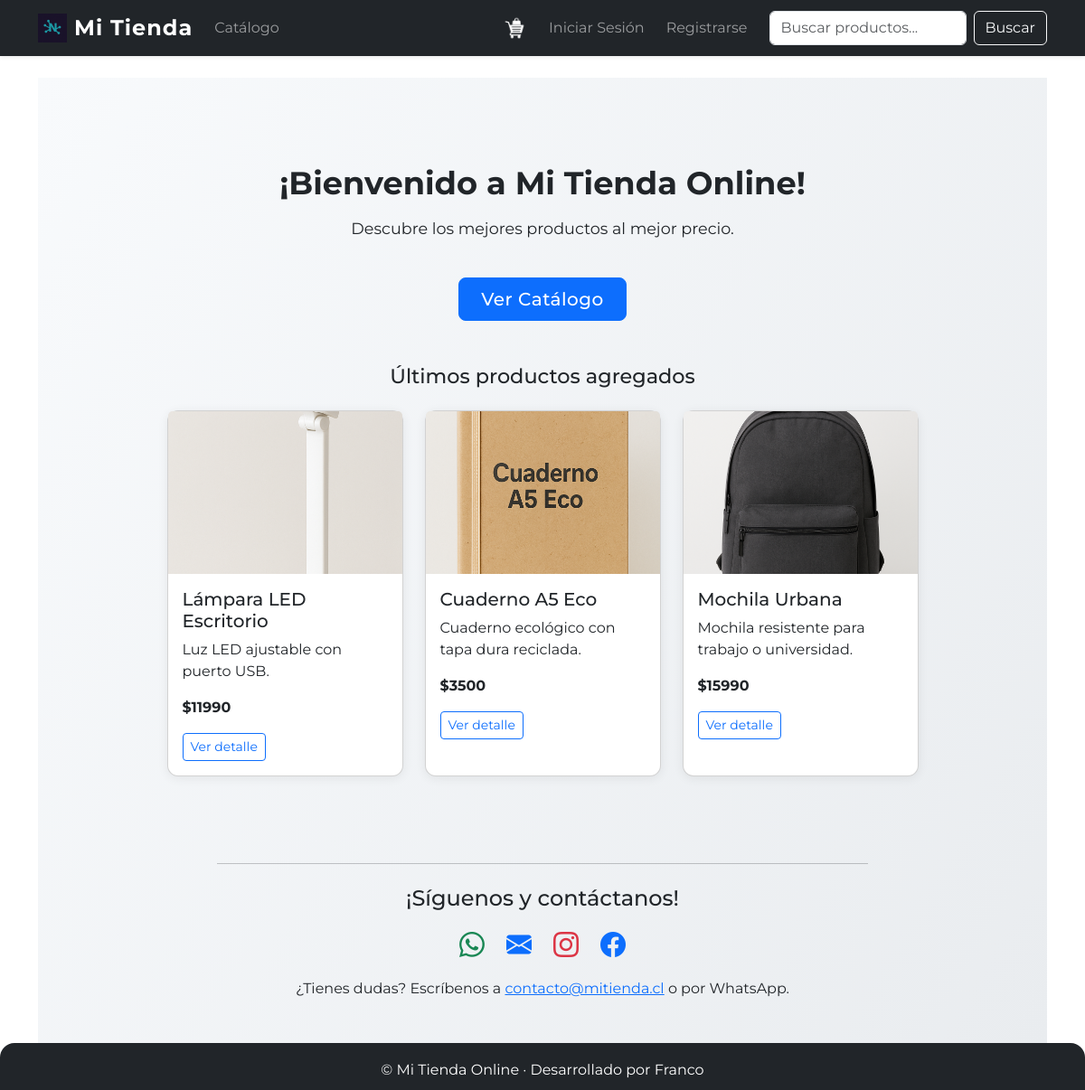
The page / on the database its author committed.
### tienda/models.py (models this page shows, shortened)
class Producto(models.Model):
    nombre = models.CharField(max_length=100)
    descripcion = models.TextField()
    precio = models.DecimalField(max_digits=10, decimal_places=2)
    imagen = models.ImageField(upload_to='productos/')
    stock = models.PositiveIntegerField(default=0)
    disponible = models.BooleanField(default=True)
    fecha_creacion = models.DateTimeField(auto_now_add=True)

### tienda/views.py (the view)
# urls.py: 2. Add a URL to urlpatterns:  path('', views.home, name='home')
def home(request):
    productos = Producto.objects.filter(disponible=True).order_by('-fecha_creacion')[:3]
    return render(request, 'tienda/home.html', {'productos': productos})

### tienda/context_processors.py (called while the page is built)
def carrito(request):
    if request.user.is_authenticated:
        carrito, _ = Carrito.objects.get_or_create(usuario=request.user)
        return {'carrito': carrito}
    else:
        carrito_id = request.session.get('carrito_id')
        if carrito_id:
            carrito = Carrito.objects.filter(id=carrito_id, usuario__isnull=True).first()
            if carrito:
                return {'carrito': carrito}
        return {'carrito': None}

### templates/tienda/home.html (shortened to what this page needs)
{% extends 'base.html' %}
{% load humanize %}
{% block content %}
<div class="home-bg py-5">
    <div class="text-center my-5">
        <h1 class="fw-bold mb-3" style="font-size:2.2rem;">¡Bienvenido a Mi Tienda Online!</h1>
        <p class="mb-4" style="font-size:1.1rem;">Descubre los mejores productos al mejor precio.</p>
        <a href="{% url 'catalogo' %}" class="btn btn-primary btn-lg mt-3 px-4 py-2">Ver Catálogo</a>
    </div>
    {% if productos %}
    <h3 class="text-center mb-4" style="font-size:1.4rem;">Últimos productos agregados</h3>
    <div class="row justify-content-center">
        {% for producto in productos %}
        <div class="col-md-3 mb-4">
            <div class="card h-100 catalogo-card">
                {% if producto.imagen %}
                <img src="{{ producto.imagen.url }}" class="card-img-top catalogo-img" alt="{{ producto.nombre }}" style="height:180px; object-fit:cover;">
                {% endif %}
                <div class="card-body">
                    <h5 class="card-title">{{ producto.nombre }}</h5>
                    <p class="card-text">{{ producto.descripcion|truncatechars:60 }}</p>
                    <p class="card-text"><strong>${{ producto.precio|floatformat:0 }}</strong></p>
                    <a href="{% url 'producto_detail' producto.pk %}" class="btn btn-outline-primary btn-sm">Ver detalle</a>
                </div>
            </div>
        </div>
        {% endfor %}
    </div>
    {% endif %}
    <div class="container mt-5">
        <div class="row justify-content-center">
            <div class="col-md-8 text-center">
                <hr class="my-4">
                <h4 class="mb-3">¡Síguenos y contáctanos!</h4>
                <div class="d-flex justify-content-center gap-4 mb-3">
                    <a href="https://wa.me/56912345678" target="_blank" class="text-success fs-3" title="WhatsApp"><i class="bi bi-whatsapp"></i></a>
                    <a href="mailto:contacto@mitienda.cl" class="text-primary fs-3" title="Correo"><i class="bi bi-envelope-fill"></i></a>
                    <a href="https://instagram.com/mitienda" target="_blank" class="text-danger fs-3" title="Instagram"><i class="bi bi-instagram"></i></a>
                    <a href="https://facebook.com/mitienda" target="_blank" class="text-primary fs-3" title="Facebook"><i class="bi bi-facebook"></i></a>
                </div>
                <p class="mb-0">¿Tienes dudas? Escríbenos a <a href="mailto:contacto@mitienda.cl">contacto@mitienda.cl</a> o por WhatsApp.</p>
            </div>
        </div>
    </div>
</div>
{% endblock %}

### static/css/style.css (style rules this page uses)
.card { border-radius: 12px; box-shadow: 0 2px 12px rgba(0,0,0,0.07); transition: box-shadow 0.2s, transform 0.15s; }
.btn-primary, .btn-success { border-radius: 8px; font-weight: 500; letter-spacing: 0.5px; }
.home-bg { background: linear-gradient(120deg, #f8fafc 0%, #e9ecef 100%); min-height: 100vh; }
body, html { font-family: 'Montserrat', 'Segoe UI', Tahoma, Geneva, Verdana, sans-serif; height: 100%; }
body { min-height: 100vh; display: flex; flex-direction: column; }
.btn, .btn-primary, .btn-success, .btn-danger, .btn-secondary { transition: background 0.2s, color 0.2s, box-shadow 0.2s, transform 0.15s; }

### rows shown on the page
Producto: imagen (picture), nombre "Lámpara LED Escritorio", descripcion "Luz LED ajustable con puerto USB.", precio "11990"
Producto: imagen (picture), nombre "Cuaderno A5 Eco", descripcion "Cuaderno ecológico con tapa dura reciclada.", precio "3500"
Producto: imagen (picture), nombre "Mochila Urbana", descripcion "Mochila resistente para trabajo o universidad.", precio "15990"
